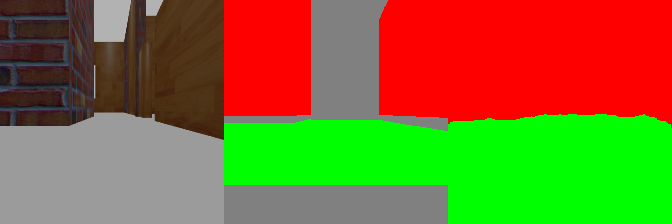
#> input picture training/comparison_geo_vs_semantic.png, 672 x 224 px, given as the content of the folder seg40/test, which was not available
$ python diagnose_floor_mapping.py --nyu_root . --masks_root .
#> lines starting #> are read from the running program, lines starting #| are printed output that depends on the picture; pictures that were not available may be replaced by others from this repository, and a replacement may not be noted
"""
diagnose_floor_mapping.py

Deux vérifications sur un échantillon de test :
1. Quelles classes NYU40 réelles (valeurs brutes, pas couleurs) composent
   l'image, et quelle proportion est "floor"/"floor mat".
2. Overlay semi-transparent du masque sur le RGB, pour repérer visuellement
   un éventuel désalignement (le masque ne correspondrait pas aux vrais
   contours des objets dans la photo).

Usage:
    python3 diagnose_floor_mapping.py --nyu_root ~/nyu_data/NYUv2 \
        --masks_root ~/nyu_data/traversability --split test --num_samples 6
"""

import argparse
from pathlib import Path

import numpy as np
import matplotlib.pyplot as plt
from PIL import Image

NYU40_NAMES = [
    "unlabeled", "wall", "floor", "cabinet", "bed", "chair", "sofa", "table",
    "door", "window", "bookshelf", "picture", "counter", "blinds", "desk",
    "shelves", "curtain", "dresser", "pillow", "mirror", "floor mat", "clothes",
    "ceiling", "books", "refrigerator", "television", "paper", "towel",
    "shower curtain", "box", "whiteboard", "person", "night stand", "toilet",
    "sink", "lamp", "bathtub", "bag", "otherstructure", "otherfurniture", "otherprop"
]
GROUND_CLASSES = {2, 20}


def main():
    p = argparse.ArgumentParser()
    p.add_argument('--nyu_root', required=True)
    p.add_argument('--masks_root', required=True)
    p.add_argument('--split', default='test')
    p.add_argument('--num_samples', type=int, default=6)
    p.add_argument('--output_dir', default='diagnose_preview')
    args = p.parse_args()

    nyu_root = Path(args.nyu_root).expanduser()
    out_dir = Path(args.output_dir)
    out_dir.mkdir(exist_ok=True)

    seg_dir = nyu_root / 'seg40' / args.split
    rgb_dir = nyu_root / 'image' / args.split
    files = sorted(seg_dir.glob('*.png'))
    rng = np.random.default_rng(0)
    sample_files = rng.choice(files, size=min(args.num_samples, len(files)), replace=False)

    for f in sample_files:
        seg40 = np.array(Image.open(f))
#> seg40 is the input picture: shape (224, 672, 3); mean R, G, B 127.4, 112.4, 46
        rgb = np.array(Image.open(rgb_dir / f.name).convert('RGB'))

        classes, counts = np.unique(seg40, return_counts=True)
#> classes = 170 values from 0 to 255; counts = 170 values, max 164290 at index 0, min 1 at index 1, mean 2656.4
        total = seg40.size
#> total = 451584
        floor_pct = sum(n for c, n in zip(classes, counts) if c in GROUND_CLASSES) / total * 100
#> floor_pct = 0.296

        print(f"\n=== {f.name} ===")
        for c, n in sorted(zip(classes, counts), key=lambda x: -x[1])[:6]:
            name = NYU40_NAMES[c] if c < len(NYU40_NAMES) else f"classe_{c}"
            marker = " <- SOL" if c in GROUND_CLASSES else ""
            print(f"  {name:15s}: {100*n/total:5.1f}%{marker}")
#> this loop made 6 passes
#> (c, n, name) on passes 1 to 6: (0, 164290, 'unlabeled'), (255, 82145, 'classe_255'), (155, 67233, 'classe_155'), (128, 54625, 'classe_128'), (178, 4830, 'classe_178'), (25, 1711, 'television')
#|   unlabeled      :  36.4%
#|   classe_255     :  18.2%
#|   classe_155     :  14.9%
#|   classe_128     :  12.1%
#|   classe_178     :   1.1%
#|   television     :   0.4%
        print(f"  Total sol réel (NYU40): {floor_pct:.1f}%")
#|   Total sol réel (NYU40): 0.3%

        floor_mask = np.isin(seg40, list(GROUND_CLASSES))
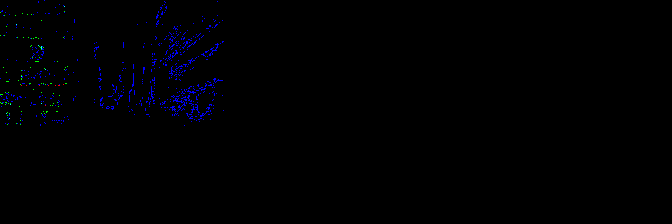
#> floor_mask: shape (224, 672, 3) bool; mean R, G, B 5.98e-05, 0.000724, 0.0081
        overlay = rgb.copy()
#> (the run stopped early here; a loop or call above may not have finished)

$ run again, on training/spotcheck_0045.png
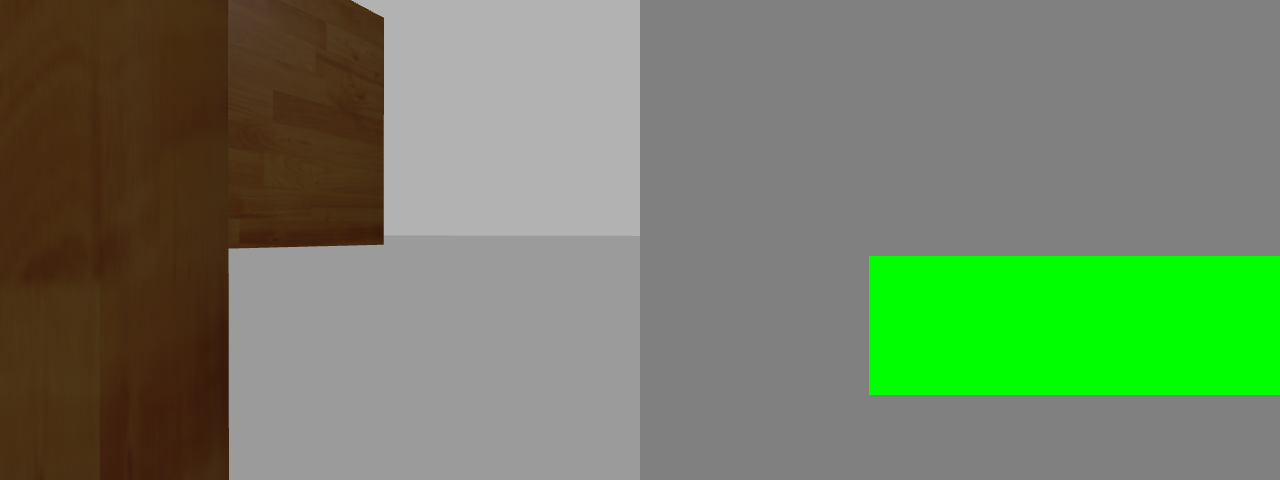
#> input picture training/spotcheck_0045.png, 1280 x 480 px, given as the content of the folder seg40/test, which was not available
#> in main, seg40 is the input picture: shape (480, 1280, 3); mean R, G, B 111.8, 128.9, 99
#> classes = 130 values from 0 to 255; counts = 130 values, max 750229 at index 115, min 1 at index 93, mean 14178.5
#> floor_pct = 0.696
#> the loop in main, `for c, n in sorted(zip(classes, counts), key=lambda x: -x[1])[:6]:` made 6 passes
#> (c, n, name) on passes 1 to 6: (128, 750229, 'classe_128'), (155, 295719, 'classe_155'), (178, 181380, 'classe_178'), (0, 114258, 'unlabeled'), (255, 57129, 'classe_255'), (17, 18582, 'dresser')
#> (printed output is left out)
#|   Total sol réel (NYU40): 0.7%
#> in main, `floor_mask = np.isin(seg40, list(GROUND_CLASSES))`:
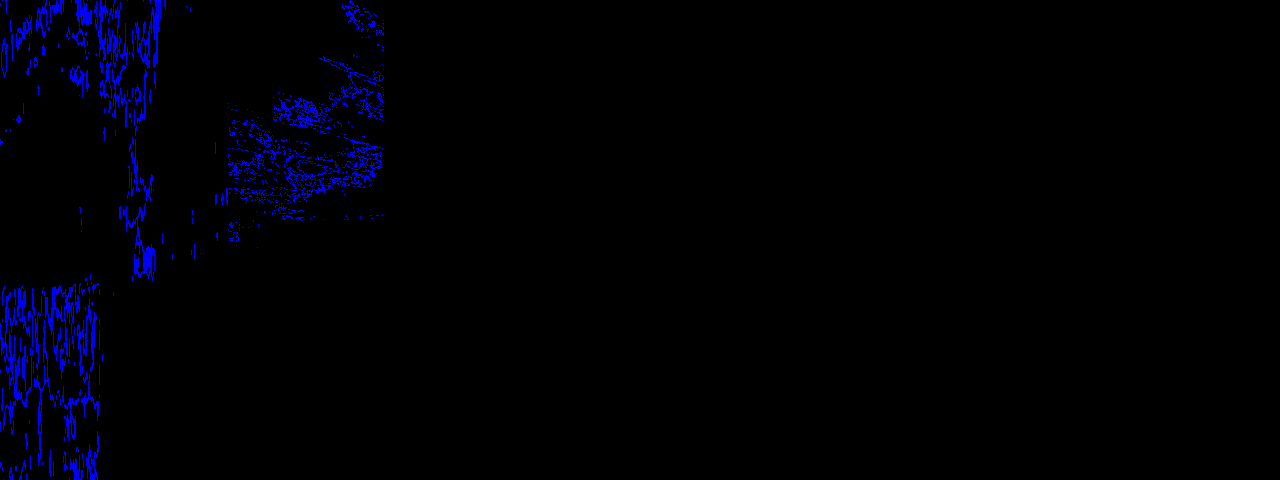
#> floor_mask: shape (480, 1280, 3) bool; mean R, G, B 0, 0, 0.0209

$ run again, on training/spotcheck_0079.png
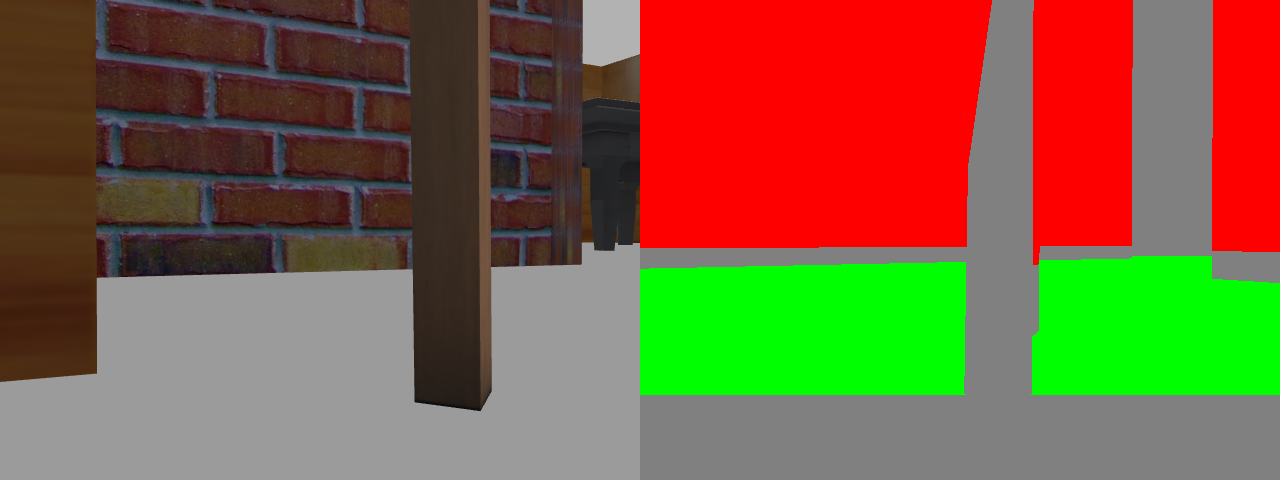
#> input picture training/spotcheck_0079.png, 1280 x 480 px, given as the content of the folder seg40/test, which was not available
#> in main, seg40 is the input picture: shape (480, 1280, 3); mean R, G, B 125.1, 97.6, 64.4
#> classes = 155 values from 0 to 255; counts = 155 values, max 397522 at index 0, min 1 at index 1, mean 11891.6
#> floor_pct = 0.326
#> the loop in main, `for c, n in sorted(zip(classes, counts), key=lambda x: -x[1])[:6]:` made 6 passes
#> (c, n, name) on passes 1 to 6: (0, 397522, 'unlabeled'), (155, 341109, 'classe_155'), (128, 325393, 'classe_128'), (255, 198761, 'classe_255'), (34, 18102, 'sink'), (35, 14190, 'lamp')
#> (printed output is left out)
#|   Total sol réel (NYU40): 0.3%
#> in main, `floor_mask = np.isin(seg40, list(GROUND_CLASSES))`:
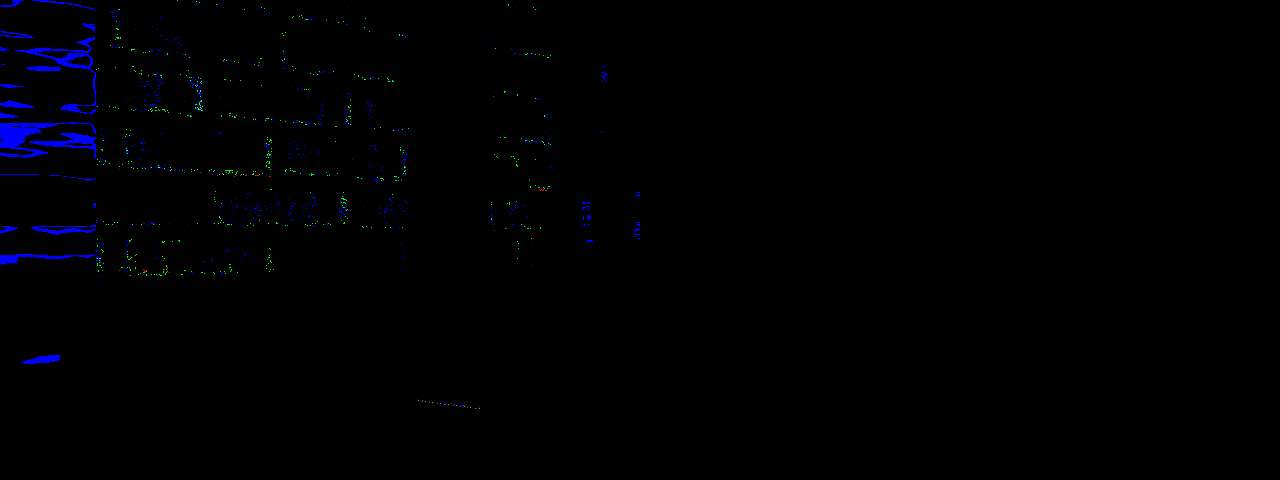
#> floor_mask: shape (480, 1280, 3) bool; mean R, G, B 8.3e-05, 0.00112, 0.00859
